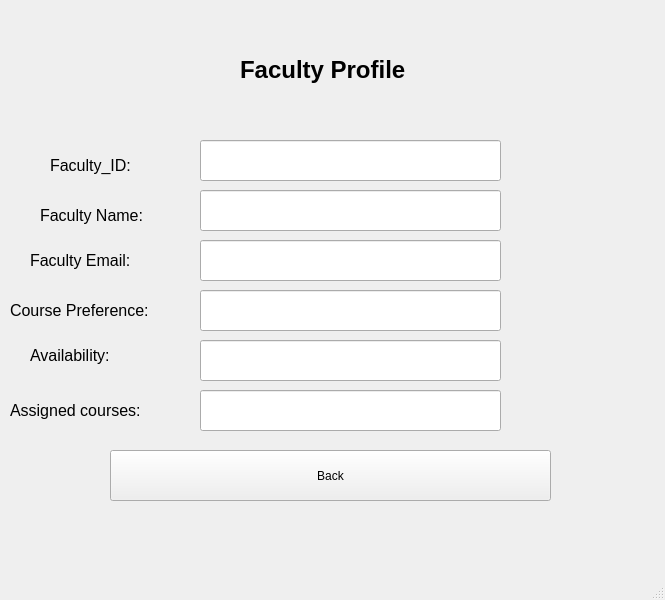
<?xml version="1.0" encoding="UTF-8"?>
<ui version="4.0">
 <class>MainWindow</class>
 <widget class="QMainWindow" name="MainWindow">
  <property name="geometry">
   <rect>
    <x>0</x>
    <y>0</y>
    <width>665</width>
    <height>600</height>
   </rect>
  </property>
  <property name="windowTitle">
   <string>MainWindow</string>
  </property>
  <widget class="QWidget" name="centralwidget">
   <widget class="QLabel" name="label">
    <property name="geometry">
     <rect>
      <x>240</x>
      <y>20</y>
      <width>231</width>
      <height>101</height>
     </rect>
    </property>
    <property name="text">
     <string>&lt;html&gt;&lt;head/&gt;&lt;body&gt;&lt;p&gt;&lt;span style=&quot; font-size:18pt; font-weight:600;&quot;&gt;Faculty Profile&lt;/span&gt;&lt;/p&gt;&lt;/body&gt;&lt;/html&gt;</string>
    </property>
   </widget>
   <widget class="QLabel" name="label_2">
    <property name="geometry">
     <rect>
      <x>50</x>
      <y>150</y>
      <width>111</width>
      <height>31</height>
     </rect>
    </property>
    <property name="text">
     <string>&lt;html&gt;&lt;head/&gt;&lt;body&gt;&lt;p&gt;&lt;span style=&quot; font-size:12pt;&quot;&gt;Faculty_ID:&lt;/span&gt;&lt;/p&gt;&lt;/body&gt;&lt;/html&gt;</string>
    </property>
   </widget>
   <widget class="QLabel" name="label_3">
    <property name="geometry">
     <rect>
      <x>40</x>
      <y>200</y>
      <width>161</width>
      <height>31</height>
     </rect>
    </property>
    <property name="text">
     <string>&lt;html&gt;&lt;head/&gt;&lt;body&gt;&lt;p&gt;&lt;span style=&quot; font-size:12pt;&quot;&gt;Faculty Name:&lt;/span&gt;&lt;/p&gt;&lt;/body&gt;&lt;/html&gt;</string>
    </property>
   </widget>
   <widget class="QLabel" name="label_4">
    <property name="geometry">
     <rect>
      <x>30</x>
      <y>240</y>
      <width>171</width>
      <height>41</height>
     </rect>
    </property>
    <property name="text">
     <string>&lt;html&gt;&lt;head/&gt;&lt;body&gt;&lt;p&gt;&lt;span style=&quot; font-size:12pt;&quot;&gt;Faculty Email:&lt;/span&gt;&lt;/p&gt;&lt;/body&gt;&lt;/html&gt;</string>
    </property>
   </widget>
   <widget class="QLabel" name="label_5">
    <property name="geometry">
     <rect>
      <x>10</x>
      <y>300</y>
      <width>171</width>
      <height>21</height>
     </rect>
    </property>
    <property name="text">
     <string>&lt;html&gt;&lt;head/&gt;&lt;body&gt;&lt;p&gt;&lt;span style=&quot; font-size:12pt;&quot;&gt;Course Preference:&lt;/span&gt;&lt;/p&gt;&lt;/body&gt;&lt;/html&gt;</string>
    </property>
   </widget>
   <widget class="QLabel" name="label_6">
    <property name="geometry">
     <rect>
      <x>30</x>
      <y>330</y>
      <width>151</width>
      <height>51</height>
     </rect>
    </property>
    <property name="text">
     <string>&lt;html&gt;&lt;head/&gt;&lt;body&gt;&lt;p&gt;&lt;span style=&quot; font-size:12pt;&quot;&gt;Availability:&lt;/span&gt;&lt;/p&gt;&lt;/body&gt;&lt;/html&gt;</string>
    </property>
   </widget>
   <widget class="QLabel" name="label_7">
    <property name="geometry">
     <rect>
      <x>10</x>
      <y>390</y>
      <width>191</width>
      <height>41</height>
     </rect>
    </property>
    <property name="text">
     <string>&lt;html&gt;&lt;head/&gt;&lt;body&gt;&lt;p&gt;&lt;span style=&quot; font-size:12pt;&quot;&gt;Assigned courses:&lt;/span&gt;&lt;/p&gt;&lt;/body&gt;&lt;/html&gt;</string>
    </property>
   </widget>
   <widget class="QPushButton" name="pushButton_Back">
    <property name="geometry">
     <rect>
      <x>110</x>
      <y>450</y>
      <width>441</width>
      <height>51</height>
     </rect>
    </property>
    <property name="text">
     <string>Back</string>
    </property>
   </widget>
   <widget class="QLineEdit" name="lineEdit_IDNumber">
    <property name="geometry">
     <rect>
      <x>200</x>
      <y>140</y>
      <width>301</width>
      <height>41</height>
     </rect>
    </property>
   </widget>
   <widget class="QLineEdit" name="lineEdit_Name">
    <property name="geometry">
     <rect>
      <x>200</x>
      <y>190</y>
      <width>301</width>
      <height>41</height>
     </rect>
    </property>
   </widget>
   <widget class="QLineEdit" name="lineEdit_Email">
    <property name="geometry">
     <rect>
      <x>200</x>
      <y>240</y>
      <width>301</width>
      <height>41</height>
     </rect>
    </property>
   </widget>
   <widget class="QLineEdit" name="lineEdit_CoursePreferences">
    <property name="geometry">
     <rect>
      <x>200</x>
      <y>290</y>
      <width>301</width>
      <height>41</height>
     </rect>
    </property>
   </widget>
   <widget class="QLineEdit" name="lineEdit_Availability">
    <property name="geometry">
     <rect>
      <x>200</x>
      <y>340</y>
      <width>301</width>
      <height>41</height>
     </rect>
    </property>
   </widget>
   <widget class="QLineEdit" name="lineEdit_AssignedCourses">
    <property name="geometry">
     <rect>
      <x>200</x>
      <y>390</y>
      <width>301</width>
      <height>41</height>
     </rect>
    </property>
   </widget>
  </widget>
  <widget class="QMenuBar" name="menubar">
   <property name="geometry">
    <rect>
     <x>0</x>
     <y>0</y>
     <width>665</width>
     <height>26</height>
    </rect>
   </property>
  </widget>
  <widget class="QStatusBar" name="statusbar"/>
 </widget>
 <resources/>
 <connections/>
</ui>
